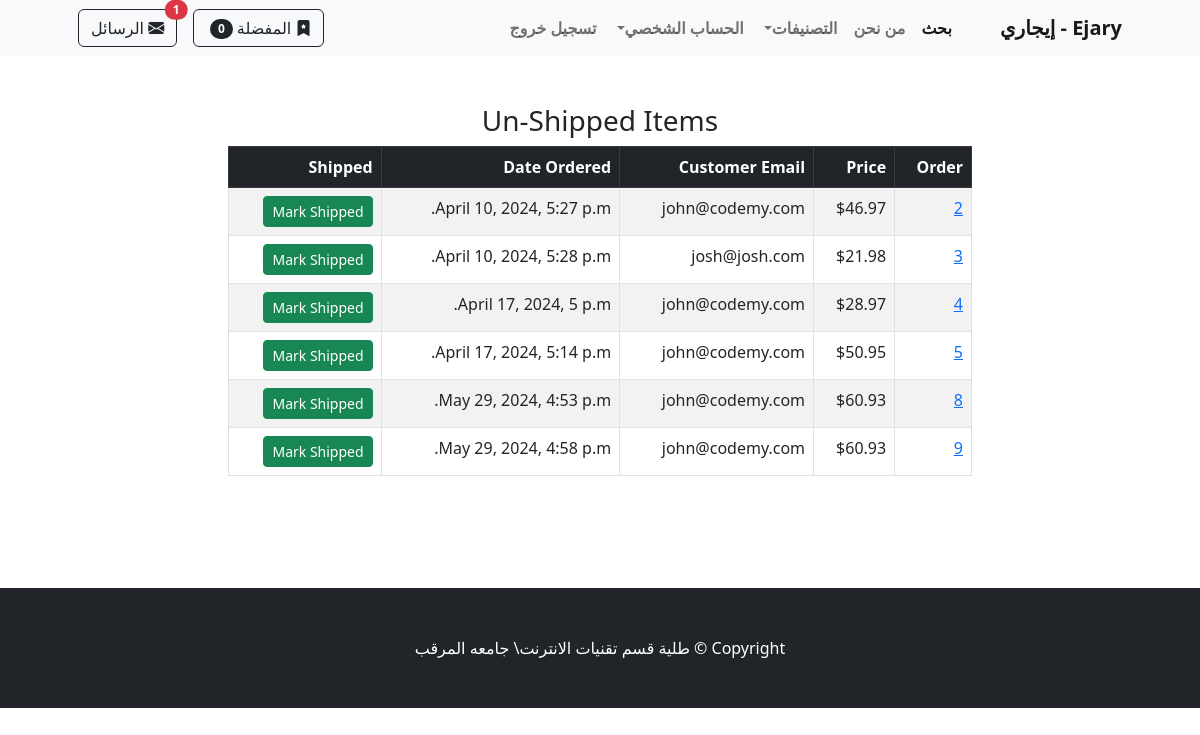
The page /payment/not_shipped_dash (signed in) on the database its author committed.
### payment/models.py (models this page shows, shortened)
class Order(models.Model):
	user = models.ForeignKey(User, on_delete=models.CASCADE, null=True, blank=True)
	full_name = models.CharField(max_length=250)
	email = models.EmailField(max_length=250)
	shipping_address = models.TextField(max_length=15000)
	amount_paid = models.DecimalField(max_digits=7, decimal_places=2)
	date_ordered = models.DateTimeField(auto_now_add=True)
	shipped = models.BooleanField(default=False)
	date_shipped = models.DateTimeField(blank=True, null=True)

### payment/views.py (the view, shortened to what this page needs)
# urls.py: path('not_shipped_dash', views.not_shipped_dash, name="not_shipped_dash"),
def not_shipped_dash(request):
	if request.user.is_authenticated and request.user.is_superuser:
		orders = Order.objects.filter(shipped=False)
		return render(request, "payment/not_shipped_dash.html", {"orders":orders})
	else:
		messages.success(request, "Access Denied")
		return redirect('home')

### cart/cart.py (called while the page is built)
	def __len__(self):
		return len(self.cart)

### cart/context_processors.py (called while the page is built)
def cart(request):
	return {'cart': Cart(request)}

### store/views.py (called while the page is built)
def categories_processor(request):
    return {
        'categories': Category.objects.all()
    }

def base_context(request):
    if request.user.is_authenticated:
        unread_count = ChatMessage.objects.filter(receiver=request.user, is_read=False).count()
    else:
        unread_count = 0
    return {'unread_count': unread_count}

### payment/templates/payment/not_shipped_dash.html (shortened to what this page needs)
{% extends 'base.html' %}
{% block content %}
        <div class="container">
        	<div class="row">
        		<center>
        			<div class="col-8">
        				<br/><br/>
<h3>Un-Shipped Items</h3>
<table class="table table-striped table-hover table-bordered">
  <thead class="table-dark">
    <tr>
      <th scope="col">Order</th>
      <th scope="col">Price</th>
      <th scope="col">Customer Email</th>
      <th scope="col">Date Ordered</th>
      <th scope="col">Shipped</th>
    </tr>
  </thead>
  <tbody>
  	{% for item in orders %}
    <tr>
      <td><a href="{% url 'orders' item.id %}">{{ item.id }}</a></td>
      <td>${{ item.amount_paid }}</td>
      <td>{{ item.email }}</td>
      <td>{{ item.date_ordered }}</td>
      <td>
        <form method="POST">
          <button type="Submit" class="btn btn-success btn-sm">Mark Shipped</button>
        </form>
      </td>
    </tr>
    {% endfor %}
  </tbody>
</table>
<br/><br/>
<br/><br/>
        			</div>
        		</center>
        	</div>
        </div>
{% endblock %}

### rows shown on the page
Order: id "2", amount_paid "46.97", email "john@codemy.com", date_ordered "April 10, 2024, 5:27 p.m."
Order: id "3", amount_paid "21.98", email "josh@josh.com", date_ordered "April 10, 2024, 5:28 p.m."
Order: id "4", amount_paid "28.97", email "john@codemy.com", date_ordered "April 17, 2024, 5 p.m."
Order: id "5", amount_paid "50.95", email "john@codemy.com", date_ordered "April 17, 2024, 5:14 p.m."
Order: id "8", amount_paid "60.93", email "john@codemy.com", date_ordered "May 29, 2024, 4:53 p.m."
Order: id "9", amount_paid "60.93", email "john@codemy.com", date_ordered "May 29, 2024, 4:58 p.m."

### other values the page prints
{{ cart|length }} "0"
{{ unread_count }} "1"
